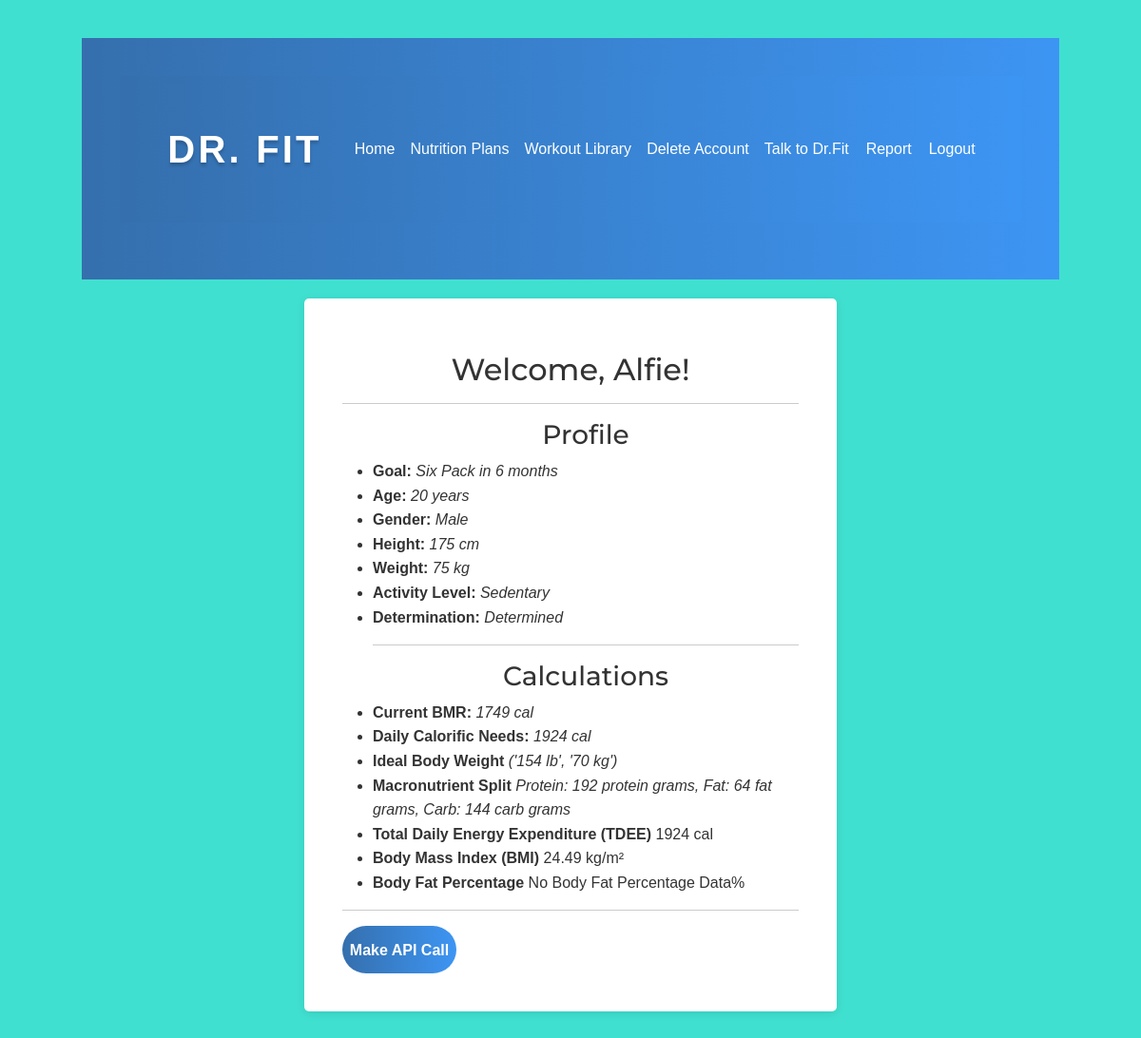
/account (signed in), run on the app's committed database.
### tables this page shows
CREATE TABLE users (id INTEGER PRIMARY KEY AUTOINCREMENT, username TEXT, email TEXT, password TEXT, gender TEXT, age INTEGER, height REAL, weight REAL, waist REAL, neck REAL, hip REAL, head REAL, goal TEXT, determination_level TEXT, activity_level TEXT, bmr_type TEXT, body_fat_percentage INTEGER, initial_plan TEXT, report TEXT, bmr FLOAT);

### blueprints/routes.py (the view)
@routes.route('/account')
def account_route():
    return render_template('account.html')

### app.py (called while the page is built)
@login_manager.user_loader # Decorator for the user_loader function
def load_user(user_id):
    user_data = loadUserObject(user_id) # Loads the user data from the database
    return user_data # Returns the user data

@app.before_request
def before_request():
    if current_user.is_authenticated:  # Checks if the user is authenticated
        conn = sqlite3.connect('database.db') # Connect to the SQLite database
        curs = conn.cursor() # Create a cursor object to execute SQL commands
        curs.execute("SELECT username, gender, age, height, weight, goal FROM users WHERE id = (?)", [current_user.id]) # Fetch the user data by user ID
        g.user_data = curs.fetchone() # Assign the fetched user data to a global object "g" which is unique for each request context
        conn.close() # Close the connection to the SQLite database

### blueprints/calculations.py (called while the page is built, shortened)
def get_user_info():
    conn = sqlite3.connect('database.db')
    curs = conn.cursor()
    curs.execute("SELECT gender, age, height, weight, goal, determination_level, activity_level, bmr_type, body_fat_percentage, waist, neck, hip FROM users WHERE id = (?)", [current_user.id,])
    user_data = curs.fetchone()
    conn.close()
    return user_data

def calculate_body_fat_percentage(gender=None, height=None, body_fat_percentage=None,waist=None,neck=None,hip=None) -> float:
    print("ENTERED CALCULATE_BODY_FAT_PERCENTAGE FUNCTION")
    user_data = get_user_info()
    gender = user_data[0]
    height = user_data[2]
    body_fat_percentage = user_data[8]  # body_fat_percentage can be manually set during registration
    waist = user_data[9]
    waist = float(waist) if waist is not None and waist != '' else None
    neck = user_data[10]
    hip = user_data[11]
    if body_fat_percentage == '':
        body_fat_percentage = None
    if body_fat_percentage is not None:
        print("Body fat percentage already set during registration")
        print(f"Body fat percentage: {body_fat_percentage} \n")
        return body_fat_percentage
    elif waist is None or neck is None or hip is None:
        return "No Body Fat Percentage Data"

### blueprints/user.py (called while the page is built)
    def get_formatted_goal(self):
        return self.goal.replace('_', ' ').title()

    def get_formatted_activity_level(self):
        return self.activity_level.replace('_', ' ').title()

    def get_formatted_age(self):
        return str(self.age) + ' years'

    def get_formatted_weight(self):
        return str(round(self.weight)) + ' kg'

### templates/account.html (shortened to what this page needs)
{% extends 'index.html' %}
{% block content %}
        <div class="container">
            <h2 class="mt-3">Welcome, {{ current_user.username }}!</h2>
            <hr>
            <ul>
                <h3 class="mt-3">Profile</h3>
                <li><b>Goal:</b> <i>{{ current_user.get_formatted_goal() }} in {{ current_user.get_goal_timeframe() }} months</i></li>
                <li><b>Age:</b> <i>{{ current_user.get_formatted_age() }}</i></li>
                <li><b>Gender:</b> <i>{{ current_user.get_formatted_gender() }}</i></li>
                <li><b>Height:</b> <i>{{ current_user.get_formatted_height() }}</i></li>
                <li><b>Weight:</b> <i>{{ current_user.get_formatted_weight() }}</i></li>
                <li><b>Activity Level:</b> <i>{{ current_user.get_formatted_activity_level() }}</i></li>
                <li><b>Determination:</b> <i>{{ current_user.get_determination_level() }}</i></li>
                <hr>
                <h3 class="mt-3">Calculations</h3>
                <li><b>Current BMR:</b> <i>{{ current_user.get_bmr() }} cal</i></li>
                <li><b>Daily Calorific Needs:</b> <i>{{ current_user.get_calorific_needs() }} cal</i></li>
                <li><b>Ideal Body Weight</b> <i>{{ current_user.get_ideal_body() }}</i></li>
                <li><b>Macronutrient Split</b> <i>{{ current_user.get_macros_split() }}</i></li>
                <li><b>Total Daily Energy Expenditure (TDEE)</b> {{ current_user.get_tdee() }} cal</li>
                <li><b>Body Mass Index (BMI)</b> {{ current_user.get_bmi() }} kg/m²</li>
                <li><b>Body Fat Percentage</b> {{ current_user.get_body_fat() }} </li>
            </ul>
            <hr>
                <form action="/get_initial_plan" method="POST">
                    <button class = "get_initial_btn" type="submit">Make API Call</button>
                </form>
        </body>
        <br>
{% endblock %}

### templates/index.html (shortened to what this page needs)
<!DOCTYPE html>
<html lang="en">
<head>
    <link href="https://cdn.jsdelivr.net/npm/bootstrap@5.1.0/dist/css/bootstrap.min.css" rel="stylesheet">
    <link rel="stylesheet" href="{{ url_for('static', filename='styles.css') }}">
</head>
<body>
    <nav class="navbar navbar-expand-md navbar-light bg-primary">
        <nav class="navbar navbar-expand-md navbar-light bg-primary">
            <a class="navbar-brand" href="{{ url_for('get_response.response', user_id=current_user.id) }}">Dr. Fit</a>
            <div class="collapse navbar-collapse" id="collapsibleNavbar">
                <ul class="navbar-nav">
                    <li class="nav-item">
                        <a class="nav-link" href="{{ url_for('routes.account_route', user_id=current_user.id) }}">Home</a>
                    </li>
                    <li class="nav-item">
                        <a class="nav-link" href="{{ url_for('nutrition.nutrition_page', user_id=current_user.id) }}">Nutrition Plans</a>
                    </li>
                    <li class="nav-item">
                        <a class="nav-link" href="{{ url_for('routes.workout_library', user_id=current_user.id) }}">Workout Library</a>
                    </li>
                    <li class="nav-item">
                        <a class="nav-link" href="{{ url_for('user.delete_account', user_id=current_user.id) }}" onclick="return confirm('Are you sure you would like to delete your account? This cannot be undone.')">Delete Account</a>
                    </li>
                    <li class="nav-item">
                        <a class="nav-link" href="{{ url_for('get_response.mainPage', user_id=current_user.id) }}">Talk to Dr.Fit</a>
                    </li>
                    <li class="nav-item">
                        <a href="{{ url_for('get_response.report') }}">Report</a>
                    </li>
                    <li class="nav-item">
                        <a class="nav-link" href="{{ url_for('login.logout') }}">Logout</a>
                    </li>
                </ul>
            </div>
        </nav>
    </nav>
    {% block content %}{% endblock %}
</body>
</html>

### static/styles.css (style rules this page uses)
body { font-family: "Roboto", sans-serif; background-color: #40E0D0; color: #333; line-height: 1.6; }
a { color: #333; text-decoration: none; }
h1,h2,h3,h4,h5,h6 { font-family: 'montserrat', sans-serif !important;; }
nav { display: flex; justify-content: flex-end; align-items: center; padding: 20px; background: linear-gradient(to right, #356fad, #3d95f3); }
nav a { color: #fff; padding: 0 10px; }
body { font-family: Arial, sans-serif; }
nav { position: relative; }
.navbar { margin-bottom: 20px; }
.navbar a { color: #fff; }
.container { max-width: 1200px; margin: 30px auto; padding: 20px; background-color: #fff; border-radius: 5px; box-shadow: 0 2px 10px rgba(0, 0, 0, 0.1); }
.container form { display: inline-flex; }
.get_initial_btn { display: inline-flex; justify-content: center; align-items: center; width: 120px; height: 50px; border-radius: 25px; font-size: 16px; font-weight: bold; color: white; background: linear-gradient(to right, #356fad, #3d95f3); border: none; cursor: pointer; text-decoration: none; transition: transform .2s ease-in-out; }
.mt-3 { display: flex; justify-content: center; align-items: center; flex-direction: column; }
.navbar { padding: 40px; }
body { display: flex; flex-direction: column; justify-content: center; align-items: center; min-height: 100vh; padding: 40px; }
.container { width: 50%; margin: 0 auto; padding: 40px; }
.navbar-brand { font-size: 2.5rem; font-weight: 700; color: #fff !important; text-transform: uppercase; letter-spacing: 0.2rem; text-shadow: 0 0.2rem 0.2rem rgba(0, 0, 0, 0.2); }
.nav-link { padding: 0 10px; color: #fff !important; }

### data on the page
users: username "Alfie", get_formatted_gender "Male", get_formatted_activity_level "Sedentary", get_determination_level "Determined"

### other printed values
{{ current_user.get_formatted_goal() }} "Six Pack"
{{ current_user.get_goal_timeframe() }} "6"
{{ current_user.get_formatted_age() }} "20 years"
{{ current_user.get_formatted_height() }} "175 cm"
{{ current_user.get_formatted_weight() }} "75 kg"
{{ current_user.get_bmr() }} "1749"
{{ current_user.get_calorific_needs() }} "1924"
{{ current_user.get_ideal_body() }} "('154 lb', '70 kg')"
{{ current_user.get_macros_split() }} "Protein: 192 protein grams, Fat: 64 fat grams, Carb: 144 carb grams"
{{ current_user.get_tdee() }} "1924"
{{ current_user.get_bmi() }} "24.49"
{{ current_user.get_body_fat() }} "No Body Fat Percentage Data%"
